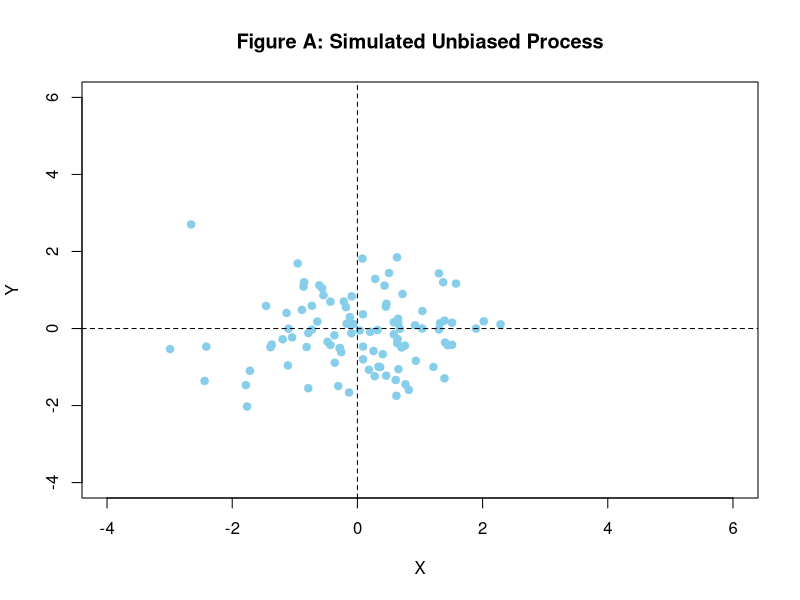
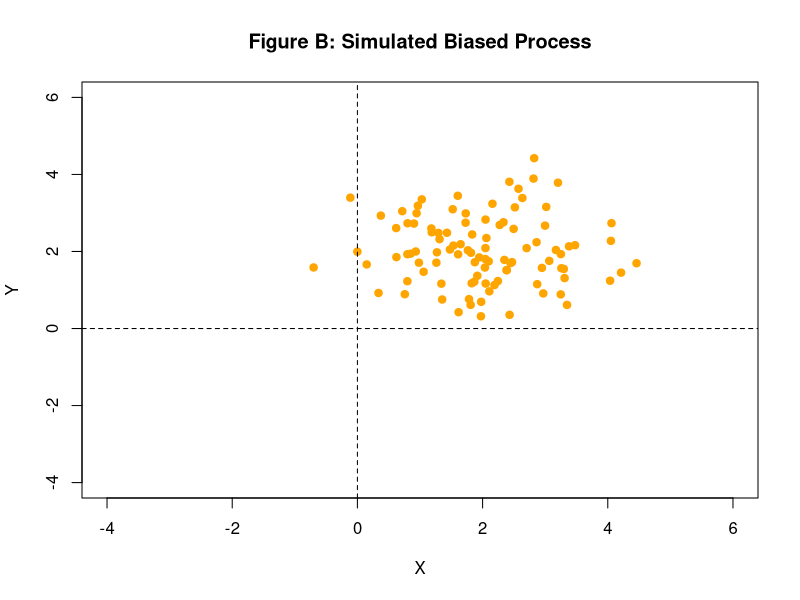
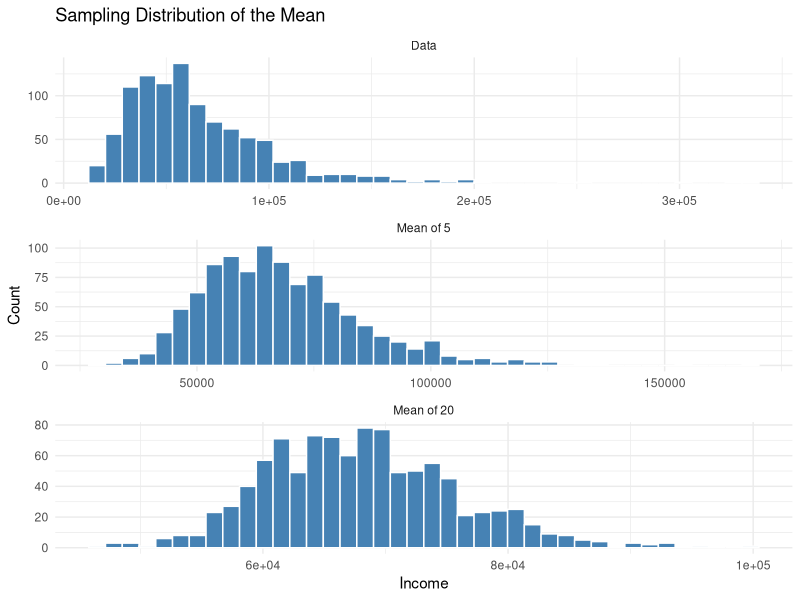

Here is the R script that generated these plots, in order:
## ---- chunk 1
knitr::opts_chunk$set(echo = TRUE, fig.align = "center", fig.width = 6, fig.height = 6)
## ---- chunk 2
set.seed(42)
x_unbiased <- rnorm(100, mean = 0, sd = 1)
y_unbiased <- rnorm(100, mean = 0, sd = 1)
plot(x_unbiased, y_unbiased,
     main = "Figure A: Simulated Unbiased Process",
     xlab = "X", ylab = "Y",
     xlim = c(-4, 6), ylim = c(-4, 6),
     pch = 19, col = "skyblue")
abline(h = 0, v = 0, lty = 2)
## ---- chunk 3
x_biased <- rnorm(100, mean = 2, sd = 1)
y_biased <- rnorm(100, mean = 2, sd = 1)
plot(x_biased, y_biased,
     main = "Figure B: Simulated Biased Process",
     xlab = "X", ylab = "Y",
     xlim = c(-4, 6), ylim = c(-4, 6),
     pch = 19, col = "orange")
abline(h = 0, v = 0, lty = 2)
## ---- chunk 4
set.seed(123)
loans_income <- rlnorm(10000, meanlog = 11, sdlog = 0.5)

library(ggplot2)
samp_data <- data.frame(income = sample(loans_income, 1000), type = "Data")
samp_mean_5 <- data.frame(income = replicate(1000, mean(sample(loans_income, 5))), type = "Mean of 5")
samp_mean_20 <- data.frame(income = replicate(1000, mean(sample(loans_income, 20))), type = "Mean of 20")

income <- rbind(samp_data, samp_mean_5, samp_mean_20)
income$type <- factor(income$type, levels = c("Data", "Mean of 5", "Mean of 20"))

ggplot(income, aes(x = income)) +
  geom_histogram(bins = 40, fill = "steelblue", color = "white") +
  facet_wrap(~ type, ncol = 1, scales = "free") +
  theme_minimal() +
  labs(title = "Sampling Distribution of the Mean", x = "Income", y = "Count")

## ---- chunk 5
set.seed(123)

# Original sample: 20 simulated batting scores
scores <- round(rnorm(20, mean = 35, sd = 15))

# Step 1–3: Generate 1000 bootstrap sample means
n <- length(scores)
B <- 1000
bootstrap_means <- numeric(B)

for (b in 1:B) {
  bootstrap_sample <- sample(scores, size = n, replace = TRUE)
  bootstrap_means[b] <- mean(bootstrap_sample)
}

# Step 4: Estimate standard error
bootstrap_se <- sd(bootstrap_means)

# 90% confidence interval using percentile method
ci_lower <- quantile(bootstrap_means, 0.05)
ci_upper <- quantile(bootstrap_means, 0.95)

# Output results
cat("Bootstrap Mean Estimate:", mean(bootstrap_means), "\n")
cat("Bootstrap Standard Error:", bootstrap_se, "\n")
cat("90% Confidence Interval: [", ci_lower, ",", ci_upper, "]\n")
## ---- chunk 6
library(boot)

# Simulate 20 match scores for a batter
set.seed(42)
scores <- round(rnorm(20, mean = 35, sd = 15))

# Bootstrap function to calculate mean
boot_mean <- function(data, idx) {
  return(mean(data[idx]))
}

# Perform bootstrap with 1000 resamples
boot_obj <- boot(data = scores, statistic = boot_mean, R = 1000)

# Display estimated standard error
boot_obj
## ---- chunk 7
library(boot)

# Simulated loan income data (vector)
set.seed(123)
loans_income <- rlnorm(10000, meanlog = 11, sdlog = 0.5)

# Define bootstrap statistic: median
stat_fun <- function(x, idx) median(x[idx])

# Apply bootstrap
boot_obj <- boot(loans_income, R = 1000, statistic = stat_fun)

# View result
print(boot_obj)
## ---- chunk 8
set.seed(123)
# Simulate 20 sample incomes
sample_income <- rlnorm(20, meanlog = 11, sdlog = 0.5)

# Bootstrap resampling
B <- 1000
bootstrap_means <- numeric(B)

for (i in 1:B) {
  resample <- sample(sample_income, replace = TRUE)
  bootstrap_means[i] <- mean(resample)
}

# Compute 90% confidence interval
lower <- quantile(bootstrap_means, 0.05)
upper <- quantile(bootstrap_means, 0.95)

cat("Bootstrap 90% Confidence Interval: [", round(lower), ",", round(upper), "]")
